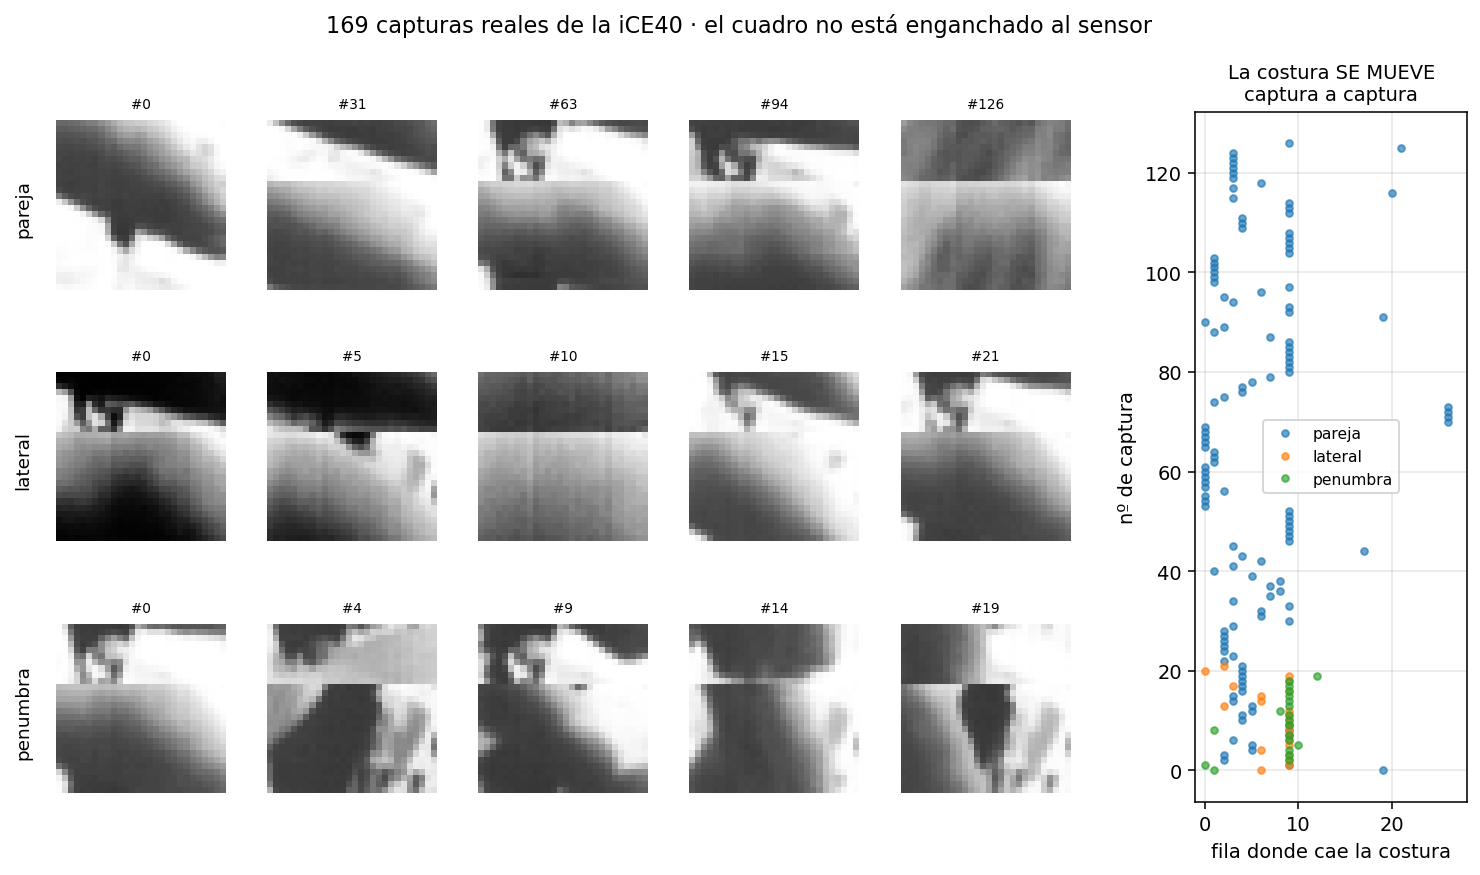

Recreate this plot in Python.
# === Cuaderno 2 · figura 4: lo que la placa capturo de verdad, y la costura ===
import numpy as np, matplotlib.pyplot as plt

cond = [("pareja", 1), ("lateral", 2), ("penumbra", 3)]
S = {n: np.load(f"/Users/vic/luz{i}_{n}.npz")["imgs"].astype(float) for n, i in cond}

fig = plt.figure(figsize=(13, 6.4))
gs = fig.add_gridspec(3, 7, width_ratios=[1]*5 + [0.25, 1.6], hspace=.35, wspace=.25)
for r, (n, _) in enumerate(cond):
    A = S[n]
    for c, k in enumerate(np.linspace(0, len(A)-1, 5).astype(int)):
        a = fig.add_subplot(gs[r, c])
        a.imshow(A[k], cmap="gray", vmin=0, vmax=255); a.axis("off")
        if c == 0:
            a.text(-6, 14, n, rotation=90, va="center", ha="center", fontsize=9.5)
        a.set_title(f"#{k}", fontsize=7)

# la costura: donde salta el brillo entre filas consecutivas
a = fig.add_subplot(gs[:, 6])
for n, _ in cond:
    A = S[n]
    filas = [int(np.abs(np.diff(A[k].mean(axis=1))).argmax()) for k in range(len(A))]
    a.plot(filas, np.arange(len(filas)), "o", ms=3.5, alpha=.65, label=n)
a.set_xlabel("fila donde cae la costura"); a.set_ylabel("nº de captura")
a.set_xlim(-1, 28); a.grid(alpha=.3); a.legend(fontsize=8)
a.set_title("La costura SE MUEVE\ncaptura a captura", fontsize=10)
fig.suptitle("169 capturas reales de la iCE40 · el cuadro no está enganchado al sensor",
             fontsize=11.5, y=.99)
plt.savefig("fig_capturas.png", dpi=140, bbox_inches="tight")
plt.show()
for n, _ in cond:
    A = S[n]
    f = [int(np.abs(np.diff(A[k].mean(axis=1))).argmax()) for k in range(len(A))]
    print(f"  {n:<9} {len(A):3d} capturas · media {A.mean():5.1f} · "
          f"costura en {len(set(f)):2d} filas distintas: {sorted(set(f))[:8]}...")
